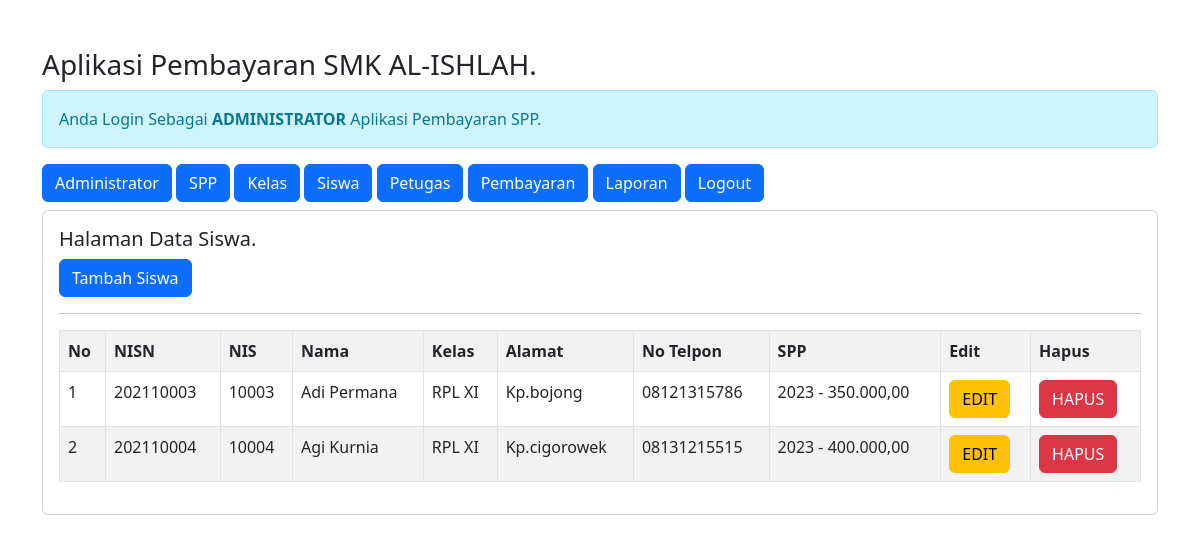
/admin/admin.php?url=siswa (signed in), run on the app's committed database.
### tables this page shows
CREATE TABLE `siswa` (
  `nisn` char(10) NOT NULL,
  `nis` char(8) NOT NULL,
  `nama` varchar(35) NOT NULL,
  `id_kelas` int(11) NOT NULL,
  `alamat` text NOT NULL,
  `no_telp` varchar(13) NOT NULL,
  `id_spp` int(11) NOT NULL
);

CREATE TABLE `kelas` (
  `id_kelas` int(11) NOT NULL,
  `nama_kelas` varchar(10) NOT NULL,
  `kompetensi_keahlian` varchar(50) NOT NULL
);

CREATE TABLE `spp` (
  `id_spp` int(11) NOT NULL,
  `tahun` int(11) NOT NULL,
  `nominal` int(11) NOT NULL
);

### admin/siswa.php (the view)
<h5>Halaman Data Siswa.</h5>
<a href="?url=tambah-siswa" class="btn btn-primary"> Tambah Siswa </a>
<hr>
<table class="table table-striped table-bordered">
	<tr class="fw-bold">
		<td>No</td>
		<td>NISN</td>
		<td>NIS</td>
		<td>Nama</td>
		<td>Kelas</td>
		<td>Alamat</td>
		<td>No Telpon</td>
		<td>SPP</td>
		<td>Edit</td>
		<td>Hapus</td>
	</tr>
	<?php
	include'../koneksi.php';
	$no = 1;
	$sql = "SELECT*FROM siswa,spp,kelas WHERE siswa.id_kelas=kelas.id_kelas AND siswa.id_spp=spp.id_spp ORDER By nama ASC";
	$query = mysqli_query($koneksi, $sql);
	foreach($query as $data){ ?>
		<tr>
			<td><?= $no++; ?></td>
			<td><?= $data['nisn'] ?></td>
			<td><?= $data['nis'] ?></td>
			<td><?= $data['nama'] ?></td>
			<td><?= $data['nama_kelas'] ?></td>
			<td><?= $data['alamat'] ?></td>
			<td><?= $data['no_telp'] ?></td>
			<td><?= $data['tahun'] ?> - <?= number_format($data['nominal'],2,',','.'); ?></td>
			<td>
				<a href="?url=edit-siswa&nisn=<?= $data['nisn'] ?>" class='btn btn-warning'>EDIT</a>
			</td>
			<td>
				<a onclick="return confirm('Apakah Anda Yakin Ingin Menghapus Data')" href="?url=hapus-siswa&nisn=<?= $data['nisn'] ?>" class='btn btn-danger'>HAPUS</a>
			</td>
		</tr>
	<?php } ?>
</table>

### admin/admin.php (shortened to what this page needs)
<!DOCTYPE html>
<html>
<head>
	<link href="../css/bootstrap.min.css" rel="stylesheet">
</head>
<body>
<div class="container mt-5">
	<h3>Aplikasi Pembayaran SMK AL-ISHLAH.</h3>
	<div class="alert alert-info">
		Anda Login Sebagai <b>ADMINISTRATOR</b> Aplikasi Pembayaran SPP.
	</div>
	<a href="admin.php" class="btn btn-primary"> Administrator</a>
	<a href="admin.php?url=spp" class="btn btn-primary"> SPP</a>
	<a href="admin.php?url=kelas" class="btn btn-primary"> Kelas</a>
	<a href="admin.php?url=siswa" class="btn btn-primary"> Siswa</a>
	<a href="admin.php?url=petugas" class="btn btn-primary"> Petugas</a>
	<a href="admin.php?url=pembayaran" class="btn btn-primary"> Pembayaran</a>
	<a href="admin.php?url=laporan" class="btn btn-primary"> Laporan</a>
	<a href="admin.php?url=logout" class="btn btn-primary"> Logout</a>
	<div class="card mt-2 mb-4">
		<div class="card-body">
			<?php
			$file = @$_GET['url'];
			if(empty($file)){
				echo"<h4>Selamat Datang Di Halaman Administrator.</h4>";
				echo"Aplikasi Pembayaran SPP digunakan untuk mempermudah dalam mencatat pembayaran siswa / siswi disekolah.";
			}else{
				include $file.'.php';
			}
			?>
		</div>
	</div>
</div>
</body>
</html>

### data on the page
siswa: nisn "202110003", nis "10003", nama "Adi Permana", id_kelas.nama_kelas "RPL XI", alamat "Kp.bojong", no_telp "08121315786", id_spp.tahun "2023", id_spp.nominal "350.000,00"
siswa: nisn "202110004", nis "10004", nama "Agi Kurnia", id_kelas.nama_kelas "RPL XI", alamat "Kp.cigorowek", no_telp "08131215515", id_spp.tahun "2023", id_spp.nominal "400.000,00"
